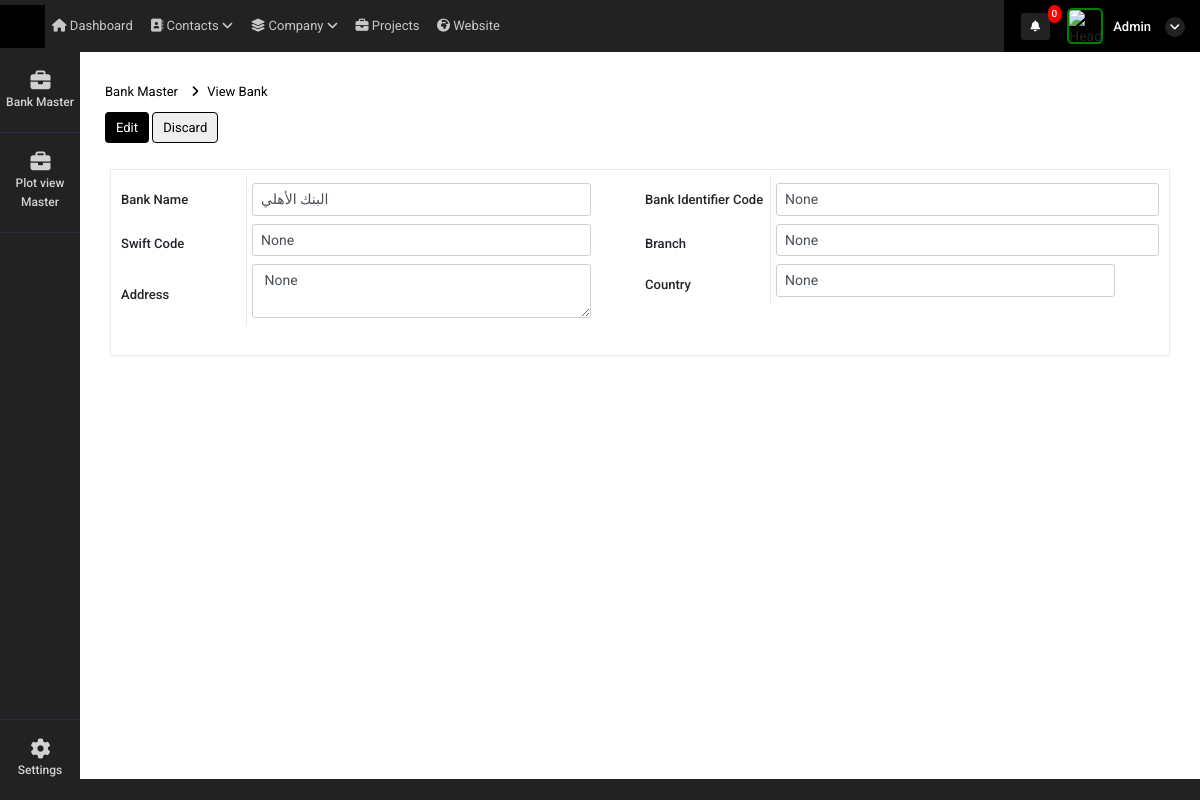
The page /bank_detail_edit?id=10 (signed in) on the database its author committed.
### super_admin/models.py (models this page shows)
class Bank_details(models.Model):
    bank_name = models.CharField(max_length=255,null=True)
    bank_identifier_code = models.CharField(max_length=255,null=True)
    branch = models.CharField(max_length=255,null=True)
    swift_code = models.CharField(max_length=255,null=True)
    address = models.CharField(max_length=500,null=True)
    country = models.CharField(max_length=255,null=True)
    status = models.CharField(max_length=255,null=True)
    dt = models.DateField(auto_now_add=True)
    tm = models.TimeField(auto_now_add=True)

### super_admin/views.py (the view)
# urls.py: path('bank_detail_edit',views.bank_detail_edit,name='bank_detail_edit'),
def bank_detail_edit(request):
    id = request.GET.get("id",False)
    data = Bank_details.objects.get(id=id)
    context = {
        'data':data,
        'bank_nav':1
    }
    return render(request,'super_admin/bank_detail_edit.html',context)

### super_admin/templatetags/notification.py (called while the page is built, shortened)
@register.filter(name='get_notifications')
def get_notifications(value,args):
    user_dat = User.objects.get(id=value.id)
    st = user_dat.is_superuser
    data_count = ''
    if st == True:
        data_count = user_request_plot.objects.filter(read_status=0).count()
    return data_count

@register.filter(name='get_loginUsernameImage')
def get_loginUsernameImage(value,args):
    user_dat = User.objects.get(id=value.id)
    st = user_dat.is_superuser
    image_url = ''
    if st == True:
        image_url = 'http://10.10.10.119:8000/static/adminicon.jpg'
    else:
        user_data = user_Details.objects.get(auth_user=value.id)
        if user_data.atatchment == '':
            image_url = 'http://10.10.10.119:8000/static/adminicon.jpg'
        else:
            image_url ='../media/'+str(user_data.atatchment)
    return image_url

### super_admin/templates/super_admin/bank_detail_edit.html (shortened to what this page needs)
{% extends "super_admin/base.html" %}
{% load static %}
{% block content %}
<link rel="stylesheet"
    href="https://cdnjs.cloudflare.com/ajax/libs/bootstrap-select/1.14.0-beta2/css/bootstrap-select.min.css">
<div class="container-fluid mt-4">
    <div class="row view">
        <div class="col-12 px-0">
            <div class="page-title-box d-sm-flex align-items-center justify-content-between">
                <div class="page-title-left">
                    <ol class="breadcrumb m-0">
                        <li class="breadcrumb-item"><a href="javascript: void(0);">Bank Master</a>
                        </li>
                        <li class="breadcrumb-item active"><a href="javascript: void(0);">View Bank</a></li>
                    </ol>
                    <div class="margn">
                        <a><button type="button" style="padding: 5px 10px !important;"
                                class="btn btn-prim pay view_button">
                                Edit
                            </button></a>
                        <a href="bank_master"><button style="padding: 5px 10px !important;" type="button"
                                class="btn btn-pri pay discard-payroll"> Discard
                            </button></a>
                    </div>
                </div>
            </div>
        </div>
    </div>
    <div class="row pay-main view">
        <div class="col-lg-12 px-0">
            <div class="card noti-card" id="orderList">
                <div class="card-body bb-0 pt-0 p-0">
                    <div>
                        <div class="payslip mb-5">
                            <div class="row pay-main mb-4">
                                <div class="col-md-6 cust-details p-0">
                                    <div class="row">
                                        <div class="col-md-3 br-right d-flex align-items-center">
                                            <h6>Bank Name</h6>
                                        </div>
                                        <div class="col-md-8 d-flex align-items-center">
                                            <div class="form-group  required_item w-100">
                                                <input name="bank_name" required type="text" class="form-control mt-2"
                                                    value="{{data.bank_name}}" disabled>
                                            </div>
                                        </div>
                                    </div>
                                    <div class="row">
                                        <div class="col-md-3 br-right d-flex align-items-center">
                                            <h6>Swift Code</h6>
                                        </div>
                                        <div class="col-md-8 d-flex align-items-center">
                                            <div class="form-group  required_item w-100">
                                                <input name="swift_code" required type="text"
                                                    value="{{data.swift_code}}" class="form-control" id="basiInput" disabled>
                                            </div>
                                        </div>
                                    </div>
                                    <div class="row">
                                        <div class="col-md-3 br-right d-flex align-items-center">
                                            <h6>Address</h6>
                                        </div>
                                        <div class="col-md-8 d-flex align-items-center">
                                            <div class="form-group  required_item w-100">
                                                <div class="">
                                                    <textarea class="form-control" name="address"
                                                         disabled> {{data.address}}</textarea>
                                                </div>
                                            </div>
                                        </div>
                                    </div>
                                </div>
                                <div class="col-md-6 cust-details p-0">
                                    <div class="row">
                                        <div class="col-md-3 br-right d-flex align-items-center">
                                            <h6>Bank Identifier Code</h6>
                                        </div>
                                        <div class="col-md-9 d-flex align-items-center">
                                            <div class="form-group  required_item w-100">
                                                <input name="bank_identifier_code" value="{{data.bank_identifier_code}}"
                                                disabled type="text" class="form-control mt-2" id="basiInput">
                                            </div>
                                        </div>
                                    </div>
                                    <div class="row">
                                        <div class="col-md-3 br-right d-flex align-items-center">
                                            <h6>Branch</h6>
                                        </div>
                                        <div class="col-md-9 d-flex align-items-center">
                                            <div class="form-group  required_item w-100">
                                                <input name="branch" type="text" value="{{data.branch}}"
                                                    class="form-control" id="basiInput" disabled>
                                            </div>
                                        </div>
                                    </div>
                                    <div class="row">
                                        <div class="col-md-3 br-right d-flex align-items-center">
                                            <h6>Country</h6>
                                        </div>
                                        <div class="col-md-8 d-flex align-items-center">
                                            <div class="form-group  required_item w-100">
                                                <div class="">
                                                    <input type="text" name="country" value="{{data.country}}"
                                                        class="form-control" id="" disabled>
                                                </div>
                                            </div>
                                        </div>
                                    </div>
                                </div>
                            </div>
                        </div>
                    </div>
                </div>
            </div>
        </div>
    </div>
</div>
</div>
{% endblock %}

### super_admin/templates/super_admin/base.html (shortened to what this page needs)
<!doctype html>
<html lang="en">
    {% load static %}
    {% load notification %}
<head>
    <link rel="stylesheet" href="{% static 'admin/css/morris.css' %}">
    <link href="{% static 'admin/css/bootstrap.min.css' %}" rel="stylesheet" type="text/css" />
    <link href="{% static 'admin/css/icons.css' %}" rel="stylesheet" type="text/css" />
    <link href="{% static 'admin/css/style.css' %}" rel="stylesheet" type="text/css" />
</head>
<body class="">
    <div id="wrapper">
        <div class="left side-menu">
            <div class="slimscroll-menu" id="remove-scroll">
                <div id="sidebar-menu" class="sidaber_menu">
                    <ul class="" id="side-menu">
                        {% if bank_nav == 1 %}
<li>    <a href="bank_master" class="splnav"> <i class="fas fa-briefcase"></i>        <p>Bank Master</p>    </a></li>
<li>    <a href="plot_view_master" class="splnav"> <i class="fas fa-briefcase"></i>        <p>Plot view Master</p>    </a></li>
                        {% endif %}
                        <li class="bootm_toggle_settings_button ">
                            <a class="splnav bdr_btmnone_nav" href="profile"> <i class="fa fa-cog"></i>
                                <p>Settings</p>
                            </a>
                        </li>
                    </ul>
                </div>
            </div>
        </div>
        <div class="content-page">
            <div class="topbar">
                <div class="navbar-header">
                    <div class="d-flex">
                        <div class="binance">
                        </div>
                    </div>
                    <ul class="navbar-nav1 bg-2 col">
                        <li class="nav-item d-none d-sm-inline-block">
                            <a href="" class="nav-link"><i class="fa fa-home"></i> Dashboard</a>
                        </li>
                        <li class="nav-item d-none d-sm-inline-block">
                            <a href="" class="nav-link"><i class="fa fa-address-book"></i> Contacts <i
                                    class="a-right fa fa-angle-down"></i></a>
                        </li>
                        <li class="nav-item d-none d-sm-inline-block">
                            <a href="" class="nav-link"><i class="fas fa-layer-group"></i> Company <i
                                    class="a-right fa fa-angle-down"></i></a>
                        </li>
                        <li class="nav-item d-none d-sm-inline-block">
                            <a href="" class="nav-link"><i class="fas fa-briefcase"></i> Projects</a>
                        </li>
                        <li class="nav-item d-none d-sm-inline-block">
                            <a href="" class="nav-link"><i class="fas fa-globe-africa"></i> Website</a>
                        </li>
                    </ul>
                    <div class="d-flex align-items-center icns">
                        <div class="dropdown topbar-head-dropdown ms-1 header-item">
                            <a href="view_all_activity">
                                <i class="fas fa-bell fs-icn">
                                    <span
                                        class="position-absolute topbar-badge fs-9 translate-middle badge rounded-pill bg-red">{{ request.user|get_notifications:"sss" }}</span></i>
                                    </a>
                        </div>
                        <div class="dropdown header-item topbar-user king button-drpdown">
                            <span class="d-flex align-items-center drpdown-toggle">
                                <img class="header-profile-user" src="{{ request.user|get_loginUsernameImage:"sss" }}" alt="Header Avatar">
                                <span class="text-start ms-xl-2">
                                    <span class="d-none d-xl-inline-block ms-1 fw-medium user-name-text">  {{request.user.username|title}}</span>
                                    <i class="pro-icn fa fa-angle-down"></i>
                                </span>
                            </span>
                        </div>
                    </div>
                </div>
            </div>
            <div class="content">
                {% block content %}
                {% endblock %}
            </div>
            <footer class="footer">
                <div class="container-fluid">
                    <div class="row">
                        <div class="col-sm-6">
                        </div>
                        <div class="col-sm-6">
                        </div>
                    </div>
                </div>
            </footer>
        </div>
</body>
</html>

### rows shown on the page
Bank_details: bank_name "البنك الأهلي", swift_code "None", address "None", bank_identifier_code "None", branch "None", country "None"

### other values the page prints
{{ request.user|get_notifications:"sss" }} "0"
{{ request.user.username|title }} "Admin"
